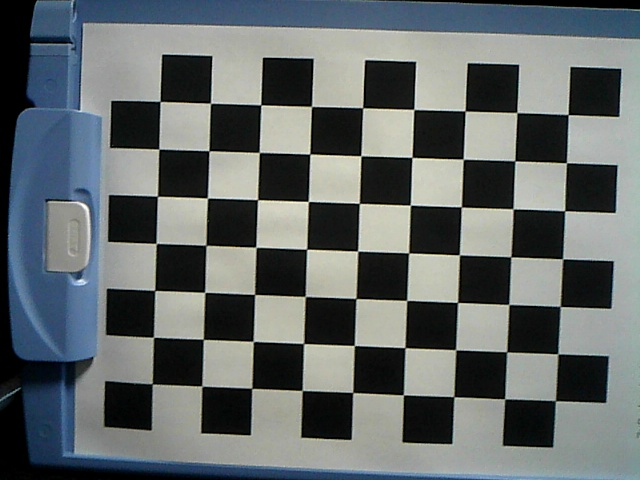
//> input picture cpp_examples/Calibration/datasets/pinhole_checker7x9/0.jpg, 640 x 480 px
$ ./main ../Calibration/datasets/pinhole_checker7x9/0.jpg ../Calibration/datasets/pinhole_checker7x9/1.jpg   (built with g++ and OpenCV 4)
//> lines starting //> are read from the running program, lines starting //| are printed output that depends on the picture; after the words box and inside, x2 and y2 are one past the last pixel; in counts of white or black regions, pixels touching at a corner belong together
#include <iostream>
#include <vector>
#include <string>

// OpenCV
#include <opencv2/opencv.hpp>

using namespace std;

int main(int argc, char* argv[]) {
  if(argc != 3) {
    cout <<
      "usage: this.out [/path/to/image1] [/path/to/image2] "
         << endl;
    return -1;
  }

  cv::Mat image1 = cv::imread(argv[1]);
//> image1 is the input picture: 480 rows x 640 cols, CV_8UC3; mean B, G, R 105.8, 105.3, 98.8
  cv::Mat image2 = cv::imread(argv[2]);
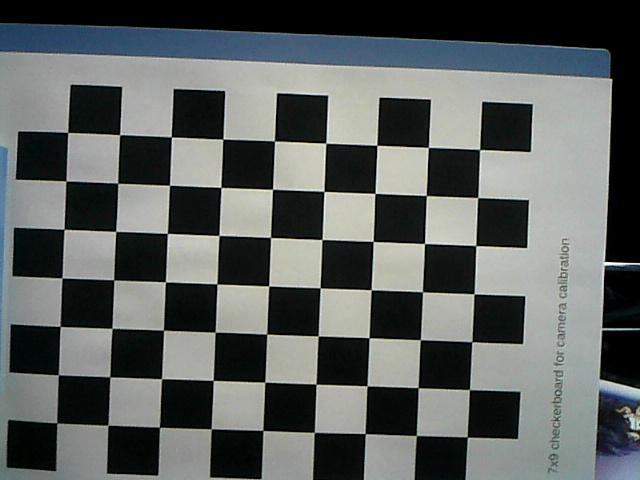
//> input picture cpp_examples/Calibration/datasets/pinhole_checker7x9/1.jpg, 640 x 480 px
//> image2 is the input picture: 480 rows x 640 cols, CV_8UC3; mean B, G, R 95.7, 97.1, 92.5

  // Camera intristic parameter matrix
  // I did not calibration
  cv::Mat K = (cv::Mat_<float>(3,3) <<  1000.f,   0.f, image1.cols / 2.f,
                                          0.f, 1000.f, image1.rows / 2.f,
                                          0.f,   0.f,               1.f);

  vector<cv::KeyPoint> kpts_vec1, kpts_vec2;
  cv::Mat desc1, desc2;
  cv::Ptr<cv::AKAZE> akaze = cv::AKAZE::create();

  // extract feature points and calculate descriptors
  akaze -> detectAndCompute(image1, cv::noArray(), kpts_vec1, desc1);
//> kpts_vec1 = 896 keypoints; strongest (x, y, size): (291, 177, 22.8), (393, 181, 22.8), (378, 181, 22.8), (349, 167, 16.1)
  akaze -> detectAndCompute(image2, cv::noArray(), kpts_vec2, desc2);
//> kpts_vec2 = 791 keypoints; strongest (x, y, size): (261, 200, 16.1), (305, 214, 27.2), (436, 232, 16.1), (408, 218, 22.8)


  cv::BFMatcher* matcher = new cv::BFMatcher(cv::NORM_HAMMING, false);
  // cross check flag set to false
  // because i do cross-ratio-test match
  vector< vector<cv::DMatch> > matches_2nn_12, matches_2nn_21;
  matcher->knnMatch( desc1, desc2, matches_2nn_12, 2 );
//> matches_2nn_12 = 896 matches
  matcher->knnMatch( desc2, desc1, matches_2nn_21, 2 );
//> matches_2nn_21 = 791 matches
  const double ratio = 0.8;

  vector<cv::Point2f> selected_points1, selected_points2;

  for(int i = 0; i < matches_2nn_12.size(); i++) { // i is queryIdx
    if( matches_2nn_12[i][0].distance/matches_2nn_12[i][1].distance < ratio
        and
        matches_2nn_21[matches_2nn_12[i][0].trainIdx][0].distance
          / matches_2nn_21[matches_2nn_12[i][0].trainIdx][1].distance < ratio )
    {
      if(matches_2nn_21[matches_2nn_12[i][0].trainIdx][0].trainIdx
            == matches_2nn_12[i][0].queryIdx)
      {
        selected_points1.push_back(kpts_vec1[matches_2nn_12[i][0].queryIdx].pt);
        selected_points2.push_back(
            kpts_vec2[matches_2nn_21[matches_2nn_12[i][0].trainIdx][0].queryIdx].pt
            );
      }
    }
  }
//> after the loop, selected_points1 = 169 Points (x, y), first 12: [266.2, 61.12], [309.1, 62.12], [368.3, 63.81], [411.4, 65.16], [514.6, 68.09], [155.8, 96.86], [206.1, 98.67], [265.4, 100.5], [409.6, 104.8], [418.5, 105.2], [469.8, 106.8], [205.8, 107.5]; selected_points2 = 169 Points (x, y), first 12: [177.1, 92.68], [220.7, 94.45], [280.2, 96.95], [323.5, 98.99], [426.3, 103], [55.88, 321.9], [115.3, 130], [175.8, 132.5], [321.7, 138.6], [330.4, 139.1], [381.6, 140.9], [429.1, 239.3]

  if(false) {
    cv::Mat src;
    cv::hconcat(image1, image2, src);
    for(int i = 0; i < selected_points1.size(); i++) {
      cv::line( src, selected_points1[i],
                cv::Point2f(selected_points2[i].x + image1.cols, selected_points2[i].y),
                1, 1, 0 );
    }
    cv::imwrite("match-result.png", src);
  }

  cv::Mat Kd;
  K.convertTo(Kd, CV_64F);

  cv::Mat mask; // unsigned char array
  cv::Mat E = cv::findEssentialMat(selected_points1, selected_points2, Kd.at<double>(0,0),
                           // cv::Point2f(0.f, 0.f),
                           cv::Point2d(image1.cols/2., image1.rows/2.),
                           cv::RANSAC, 0.999, 1.0, mask);
//> mask = 169 values, max 1 at index 0, min 0 at index 5, mean 0.71; E = [[-0.0272, -0.274, -0.421], [0.247, 0.00755, -0.514], [0.417, 0.498, -0.0198]]
  // E is CV_64F not 32F

  vector<cv::Point2f> inlier_match_points1, inlier_match_points2;
  for(int i = 0; i < mask.rows; i++) {
    if(mask.at<unsigned char>(i)){
      inlier_match_points1.push_back(selected_points1[i]);
      inlier_match_points2.push_back(selected_points2[i]);
    }
  }
//> after the loop, inlier_match_points1 = 120 Points (x, y), first 12: [266.2, 61.12], [309.1, 62.12], [368.3, 63.81], [411.4, 65.16], [514.6, 68.09], [206.1, 98.67], [265.4, 100.5], [409.6, 104.8], [418.5, 105.2], [469.8, 106.8], [572.7, 110.4], [366.9, 112.3]; inlier_match_points2 = 120 Points (x, y), first 12: [177.1, 92.68], [220.7, 94.45], [280.2, 96.95], [323.5, 98.99], [426.3, 103], [115.3, 130], [175.8, 132.5], [321.7, 138.6], [330.4, 139.1], [381.6, 140.9], [484.3, 145.2], [278.7, 145.4]

  if(false) {
    cv::Mat src;
    cv::hconcat(image1, image2, src);
    for(int i = 0; i < inlier_match_points1.size(); i++) {
      cv::line( src, inlier_match_points1[i],
                cv::Point2f(inlier_match_points2[i].x + image1.cols, inlier_match_points2[i].y),
                1, 1, 0 );
    }
    cv::imwrite("inlier_matches.png", src);
  }

  mask.release();
  cv::Mat R, t;
  cv::recoverPose(E,
                  inlier_match_points1,
                  inlier_match_points2,
                  R, t, Kd.at<double>(0,0),
                  // cv::Point2f(0, 0),
                  cv::Point2d(image1.cols/2.0, image1.rows/2.0),
                  mask);
//> R = [[0.998, 0.000593, -0.065], [0.000374, 1, 0.0149], [0.065, -0.0148, 0.998]]; t = [-0.703, 0.59, -0.396]; mask = 120 values, max 255 at index 0, min 0 at index 109, mean 250.8
  // R,t is CV_64F not 32F

  vector<cv::Point2d> triangulation_points1, triangulation_points2;
  for(int i = 0; i < mask.rows; i++) {
    if(mask.at<unsigned char>(i)){
      triangulation_points1.push_back
                   (cv::Point2d((double)inlier_match_points1[i].x,(double)inlier_match_points1[i].y));
      triangulation_points2.push_back
                   (cv::Point2d((double)inlier_match_points2[i].x,(double)inlier_match_points2[i].y));
    }
  }
//> after the loop, triangulation_points1 = 118 Points (x, y), first 12: [266.2, 61.12], [309.1, 62.12], [368.3, 63.81], [411.4, 65.16], [514.6, 68.09], [206.1, 98.67], [265.4, 100.5], [409.6, 104.8], [418.5, 105.2], [469.8, 106.8], [572.7, 110.4], [366.9, 112.3]; triangulation_points2 = 118 Points (x, y), first 12: [177.1, 92.68], [220.7, 94.45], [280.2, 96.95], [323.5, 98.99], [426.3, 103], [115.3, 130], [175.8, 132.5], [321.7, 138.6], [330.4, 139.1], [381.6, 140.9], [484.3, 145.2], [278.7, 145.4]

  if(true) {
    cv::Mat src;
    cv::hconcat(image1, image2, src);
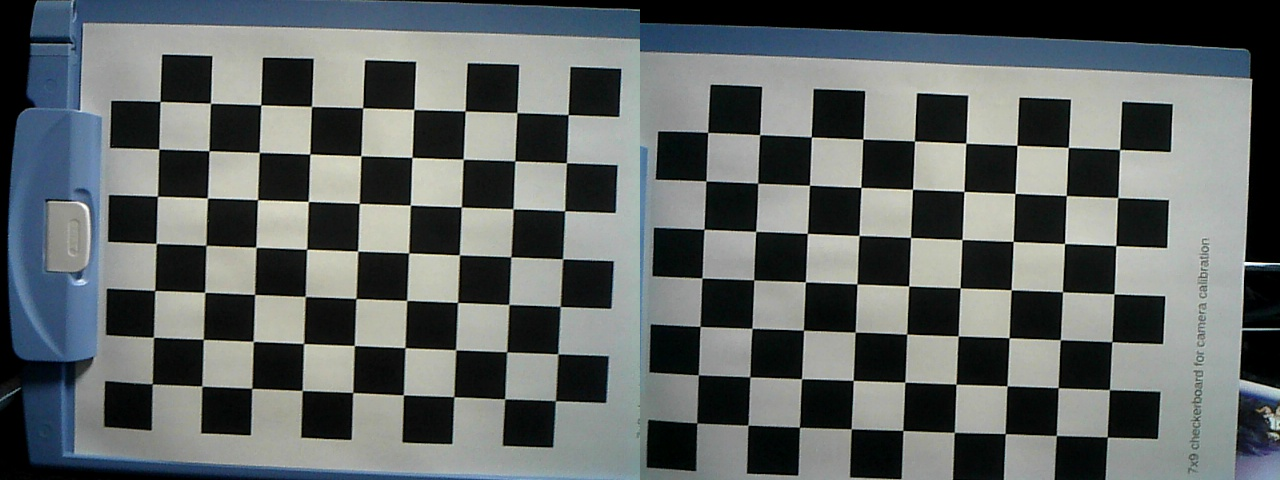
//> src: 480 rows x 1280 cols, CV_8UC3; mean B, G, R 100.8, 101.2, 95.7
    for(int i = 0; i < triangulation_points1.size(); i++) {
      cv::line( src, triangulation_points1[i],
                cv::Point2f((float)triangulation_points2[i].x + (float)image1.cols,
                            (float)triangulation_points2[i].y),
                1, 1, 0 );
    }
//> this loop made 118 passes
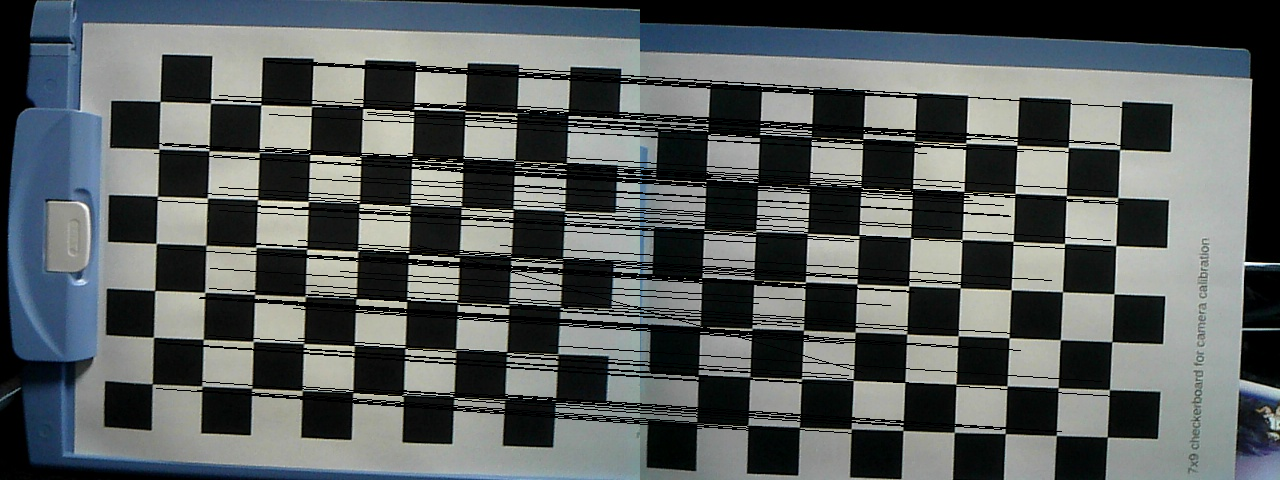
//> src: 480 rows x 1280 cols, CV_8UC3; 8.4% of pixels changed, all inside (x1, y1, x2, y2) = (153, 61, 1128, 434)
    cv::imwrite("triangulated-points.png", src);
  }

  cv::Mat Rt0 = cv::Mat::eye(3, 4, CV_64FC1);
  cv::Mat Rt1 = cv::Mat::eye(3, 4, CV_64FC1);
  R.copyTo(Rt1.rowRange(0,3).colRange(0,3));
//> Rt1 = [[0.998, 0.000593, -0.065, 0], [0.000374, 1, 0.0149, 0], [0.065, -0.0148, 0.998, 0]]
  t.copyTo(Rt1.rowRange(0,3).col(3));
//> Rt1 = [[0.998, 0.000593, -0.065, -0.703], [0.000374, 1, 0.0149, 0.59], [0.065, -0.0148, 0.998, -0.396]]


  cv::Mat point3d_homo;
  cv::triangulatePoints(Kd * Rt0, Kd * Rt1,
                        triangulation_points1, triangulation_points2,
                        point3d_homo);
  //point3d_homo is 64F [4x3] (homogenious)
  //available input type is here
  //https://stackoverflow.com/questions/16295551/how-to-correctly-use-cvtriangulatepoints

  assert(point3d_homo.cols == triangulation_points1.size());

  std::cout << "Map Point Num : " << point3d_homo.cols << std::endl;
//| Map Point Num : 118

#if 1
  // OpenCV viz module Viewer
  {
    vector<cv::Mat> v_camposes(2);
    v_camposes[0] = Rt0; v_camposes[1] = Rt1;
    vector<cv::Vec3d> vPointPosition;
    vPointPosition.reserve(point3d_homo.cols);
    for(size_t c = 0; c < point3d_homo.cols; c++) {
      vPointPosition.push_back(cv::Vec3d(point3d_homo.at<double>(0,c)/point3d_homo.at<double>(3,c),
                                         point3d_homo.at<double>(1,c)/point3d_homo.at<double>(3,c),
                                         point3d_homo.at<double>(2,c)/point3d_homo.at<double>(3,c)));
    }
//> after the loop, vPointPosition = 118 items, first 12: [-1.71, -5.68, 31.78], [-0.34, -5.58, 31.39], [1.5, -5.43, 30.86], [2.8, -5.33, 30.54], [5.91, -5.21, 30.35], [-3.65, -4.52, 32.02], [-1.71, -4.38, 31.42], [2.75, -4.13, 30.59], [3.01, -4.11, 30.52], [4.55, -4.04, 30.37], [7.86, -4.02, 31.07], [1.46, -3.96, 31.02]

//> (the run ends here: the program needs code that is not available in this run, at `cv::viz::Viz3d myWindow("OpenCV-Viewer");`)
